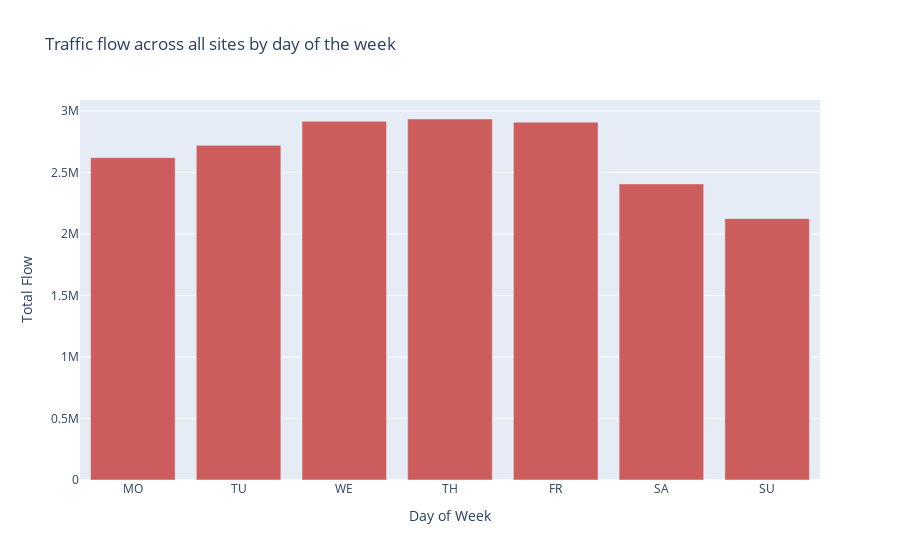

Notebook code for this chart:
### Code cell
fig = go.Figure(data=go.Bar(x=flow_by_day['day'].astype(dtype=str), 
                        y=flow_by_day['flow'],
                        marker_color='indianred'))
fig.update_layout({"title": 'Traffic flow across all sites by day of the week',
                   "xaxis": {"title":"Day of Week"},
                   "yaxis": {"title":"Total Flow"},
                   "showlegend": False})
fig.show()

### Figure 1 — Plotly figure (JSON) as saved in the notebook; plotly's stock layout.template omitted (floating-point values rounded to 4 significant figures)
{"data": [{"marker": {"color": "indianred"}, "type": "bar", "x": ["MO", "TU", "WE", "TH", "FR", "SA", "SU"], "y": [2620833, 2720913, 2916259, 2935139, 2908931, 2407443, 2125080]}], "layout": {"showlegend": false, "title": {"text": "Traffic flow across all sites by day of the week"}, "xaxis": {"title": {"text": "Day of Week"}}, "yaxis": {"title": {"text": "Total Flow"}}}}
